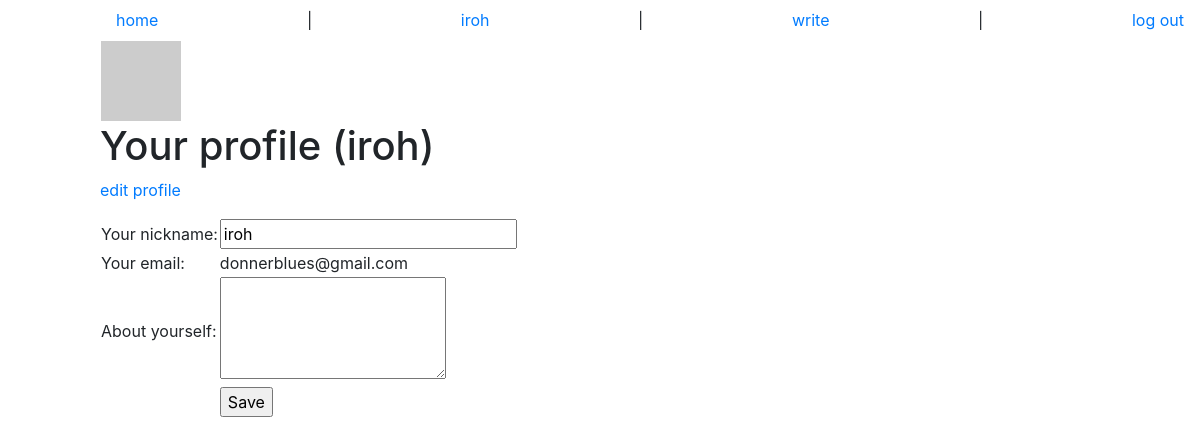
/user/edit (signed in), run on an earlier commit of the app's database.
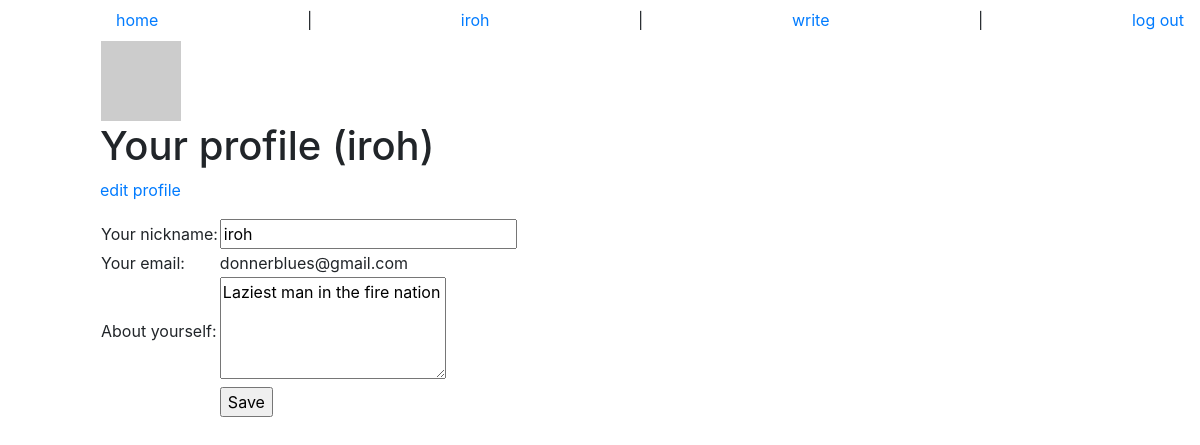
And on a later commit of the database.
### app/models.py (models this page shows, shortened)
class User(db.Model, UserMixin):
    __tablename__ = 'users'
    id = db.Column(db.Integer, primary_key=True)
    nickname = db.Column(db.String(120), index=True, unique=True)
    pwdhash = db.Column(db.String(60))
    poems = db.relationship('Poem', backref='author', lazy='dynamic')
    email = db.Column(db.String(120), index=True, unique=False)
    activate = db.Column(db.Boolean)
    created = db.Column(db.DateTime)
    about_me = db.Column(db.String(140))
    last_seen = db.Column(db.DateTime)
    def avatar(self, size=64):
        return 'https://www.gravatar.com/avatar/%s?d=mm&s=%d' % (md5(self.email.encode('utf-8')).hexdigest(), size)
    @property
    def is_authenticated(self):
        return True
    def get_id(self):
        try:
            return unicode(self.id) # Python 2
        except NameError:
            return str(self.id) # Python 3

### app/views.py (the view)
@app.route('/user/edit', methods=['GET', 'POST'])
@login_required
def edit_profile():
    form = EditProfileForm()
    if form.validate_on_submit():
        g.user.nickname = form.nickname.data
        g.user.about_me = form.about_me.data
        db.session.add(g.user)
        db.session.commit()
        flash('Your changes have been saved.')
        return redirect(url_for('edit_profile'))
    else:
        flash_errors(form)
        form.nickname.data = g.user.nickname
        form.about_me.data = g.user.about_me
        return render_template('editUser.html', form=form, user=g.user)

### app/forms.py
class EditProfileForm(FlaskForm):
    nickname = StringField('nickname', [validators.DataRequired()])
    about_me = TextAreaField('about me', [validators.Length(min=0, max=140)])

### app/models.py (called while the page is built)
@login_manager.user_loader
def load_user(user_id):
    return User.query.get(int(user_id))

### app/views.py (called while the page is built)
def flash_errors(form):
    for field, errors in form.errors.items():
        for error in errors:
            flash(u"Error in the %s field - %s" % (
                getattr(form, field).label.text,
                error
            ))

@app.before_request
def before_request():
    g.user = current_user
    if g.user.is_authenticated:
        g.user.last_seen = datetime.utcnow()
        db.session.add(g.user)
        db.session.commit()

### app/templates/editUser.html (shortened to what this page needs)
{% extends "userBase.html" %}
{% block user_content %}
    <form action="" method="post" name="edit">
        <table>
            <tr>
                <td>Your nickname:</td>
                <td>{{ form.nickname(size=24) }}</td>
            </tr>
            <tr>
                <td>Your email:</td>
                <td>{{ user.email }}</td>
            </tr>
            <tr>
                <td>About yourself:</td>
                <td>{{ form.about_me(col=32, rows=4) }}</td>
            </tr>
            <td></td>
            <td><input type="submit" value="Save"></td>
        </table>
    </form>
{% endblock %}

### app/templates/userBase.html
{% extends "base.html" %}
{% block content %}
    <table>
    <tr valign="top">
        <td><img src="{{ user.avatar(128) }}"></td>
    </tr>
    </table>
    <div class="header">
    {% if g.user == user %}
        <h1>Your profile ({{ user.nickname }})</h1>
        <p><a href="{{ url_for('edit_profile') }}">edit profile</a></p>
    {% else %}
        <h1>{{ user.nickname }}'s profile</h1>
    {% endif %}
    {% block user_content %}{% endblock %}
    </div>
{% endblock %}

### app/templates/base.html (shortened to what this page needs)
<!doctype html>
<html><head>
    <link rel="stylesheet" type="text/css" href="{{url_for('.static', filename='bower_components/bootstrap/dist/css/bootstrap.css')}}">
    <link rel="stylesheet" type="text/css" href="{{url_for('.static', filename='css/main.css')}}">
</head>
<body>
    <div class="navbar">
        <a href="{{ url_for('index') }}">home</a>
        {% if not g.user.is_authenticated %}
            | <a href="{{ url_for('create') }}">create</a>
            | <a href="{{ url_for('login') }}">log in</a>
        {% else %}
            | <a href="{{ url_for('user', nickname=g.user.nickname) }}">{{ g.user.nickname }}</a>
            | <a href="{{ url_for('new_poem') }}">write</a>
            | <a href="{{ url_for('logout') }}">log out</a>
        {% endif %}
    </div>
    {% block content %}
    {% endblock %}
</body></html>

What changed in the data, as far as the page shows it:
changed User "iroh": about_me (not shown) → "Laziest man in the fire nation"
